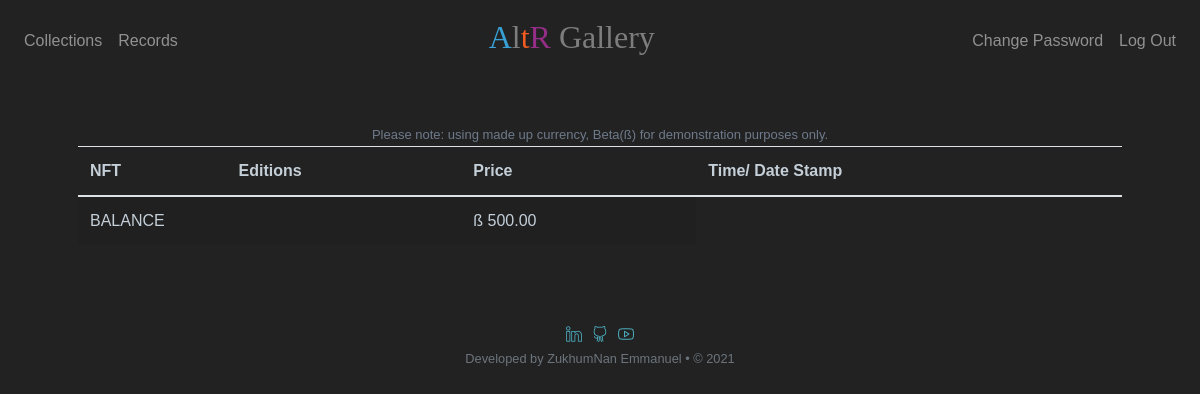
The app's page /records (signed in), older data.
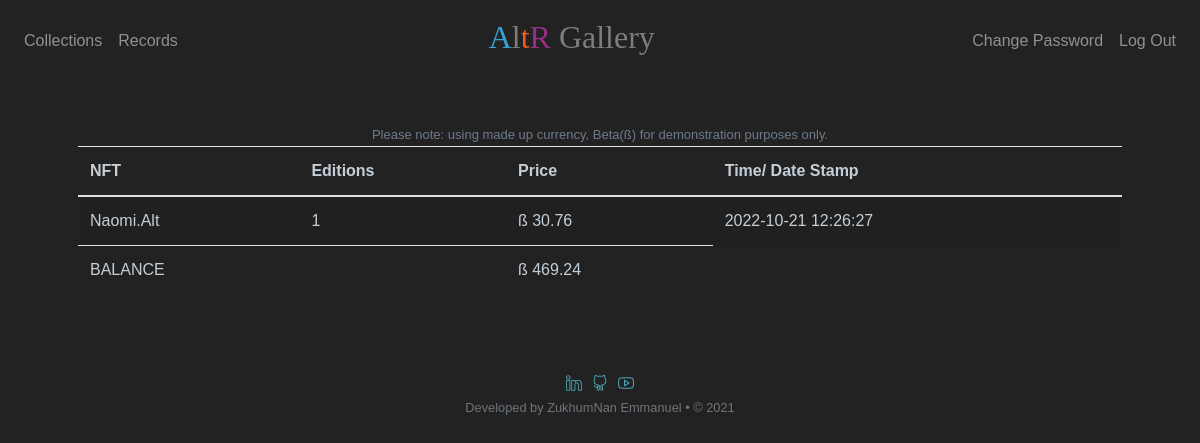
The same page, newer data.
### tables this page shows
CREATE TABLE 'purchases' (
    'id' INTEGER PRIMARY KEY AUTOINCREMENT NOT NULL,
    'user_id' INTEGER NOT NULL,
    "NFT" TEXT NOT NULL,
    'price' NUMERIC NOT NULL,
    "edition" INTEGER NOT NULL,
    'transaction' TIMESTAMP DEFAULT CURRENT_TIMESTAMP NOT NULL,
    FOREIGN KEY(user_id) REFERENCES users(id)
);

### app.py (the view)
@app.route("/records")
@login_required
def records():
    rows = db.execute("""SELECT *
                            FROM purchases
                            WHERE user_id = :user_id;""",
                            user_id=session["user_id"])
    portfolio = []
    total_cash = 0
    for row in rows:
        portfolio.append({
            "NFT": row["NFT"],
            "edition": row["edition"],
            "price": usd(row["price"]),
            "transacted": row["transaction"]
        })
    rows = db.execute("SELECT cash FROM users WHERE id=:user_id", user_id=session["user_id"])
    total_cash += rows[0]["cash"]
    return render_template("records.html", purchases=portfolio, cash=usd(rows[0]["cash"]), total=usd(total_cash))

### app.py (called while the page is built)
@app.after_request
def after_request(response):
    response.headers["Cache-Control"] = "no-cache, no-store, must-revalidate"
    response.headers["Expires"] = 0
    response.headers["Pragma"] = "no-cache"
    return response

### helpers.py (called while the page is built)
def login_required(f):
    @wraps(f)
    def decorated_function(*args, **kwargs):
        if session.get("user_id") is None:
            return redirect("/login")
        return f(*args, **kwargs)
    return decorated_function

def usd(value):
    return f"ß {value:,.2f}"

### templates/records.html (shortened to what this page needs)
{% extends "layout.html" %}
{% block main %}
    <table class="table table-striped f_main" style="width:100%">
        <thead style="color: rgb(196, 207, 216);">
            <tr>
              <th>NFT</th>
              <th>Editions</th>
              <th>Price</th>
              <th>Time/ Date Stamp</th>
            </tr>
        </thead>
        <tbody style="color: rgb(196, 207, 216);">
            {% for portfolio in purchases %}
            <tr>
                <td>{{ portfolio.NFT }}</td>
                <td>{{ portfolio.edition }}</td>
                <td>{{ portfolio.price }}</td>
                <td>{{ portfolio.transacted }}</td>
            </tr>
            {% endfor %}
            <tr>
                <td colspan="2">BALANCE</td>
                <td>{{ cash }}</td>
            </tr>
        </tbody>
        <span class="" style="color: rgb(143, 160, 184); font-size: small; font-family: 'Lucida Grande', sans-serif; opacity: 70%;">Please note: using made up currency, Beta(ß) for demonstration purposes only.</span>
    </table>
{% endblock %}

### templates/layout.html (shortened to what this page needs)
<!DOCTYPE html>
<html lang="en">
    <head>
        <link rel="stylesheet" href="https://cdn.jsdelivr.net/npm/bootstrap@4.5.3/dist/css/bootstrap.min.css">
        <link href="/static/styles.css" rel="stylesheet">
        <link href="http://fonts.cdnfonts.com/css/anurati" rel="stylesheet">
        <link href="/static/simple-line-icons/css/simple-line-icons.css" rel="stylesheet" type="text/css">
    </head>
    <body>
        <nav class="navbar navbar-expand-md navbar-dark bg " style="background-color: #222;">
            <div class="collapse navbar-collapse" id="navbar">
                {% if session.user_id %}
                    <ul class="navbar-nav mr-auto mt-2">
                        <li class="nav-item"><a class="nav-link" href="/collections">Collections</a></li>
                        <li class="nav-item"><a class="nav-link" href="/records">Records</a></li>
                    </ul>
            </div>>
            <div class="pss"><a style= 'font-family: Anurati;' class="navbar-brand" href="/"><span class="blue">A</span><span class="red">l</span><span class="yellow">t</span><span class="green">R</span> <span class="red">Gallery</span></a></div>
            <div class="collapse navbar-collapse" id="navbar">
                    <ul class="navbar-nav ml-auto mt-2">
                        <li class="nav-item"><a class="nav-link" href="/settings">Change Password</a></li>
                        <li class="nav-item"><a class="nav-link" href="/logout">Log Out</a></li>
                    </ul>
                {% endif %}
            </div>
        </nav>
        <main class="container p-5">
            {% block main %}{% endblock %}
        </main>
        <footer class="text-center text-muted space" style="font-family: 'helvetica', sans-serif;">
            <div class="row d-flex justify-content-center flex-nowrap">
                <ul class="list-inline row">
                    <li><a href="https://www.linkedin.com/in/zukhumnan-emmanuel-a1629b85/" target="_blank" class="social-icons"><i class="icon-social-linkedin"></i></a></li>
                    <li><a href="https://github.com/zukemon" target="_blank" class="social-icons"><i class="icon-social-github"></i></a></li>
                    <li><a href="https://www.youtube.com/channel/UC_Ek7-acBpjqBPV4Pr9Yv0A" target="_blank" class="social-icons"><i class="icon-social-youtube"></i></a></li>
                </ul>
            </div>
            <div class="small text-center text-muted space">
                Developed by ZukhumNan Emmanuel • © 2021
            </div>
        </footer>
    </body>
</html>

### static/styles.css (style rules this page uses)
nav .navbar-brand { font-size: xx-large; }
nav .navbar-brand .blue { color: #38a0d4; }
nav .navbar-brand .red { color: #7d7d7d; }
nav .navbar-brand .yellow { color: #f35c20; }
nav .navbar-brand .green { color: #942e86; }
.navbar-nav.mr-auto.mt-2 li a { -webkit-highlight-color: aqua; }
main { overflow-x: auto; text-align: center; }
.f_main { overflow-x: auto; text-align: left; }
body { font-family: 'Anurati', sans-serif !important; background-color: #222; }
:root { color-scheme: light dark; --background-color: #fff; --secondary-background-color: #f7f7f7; --color-blue: #049EF4; --text-color: #444; --secondary-text-color: #9e9e9e; --font-size: 16px; --line-height: 26px; --border-style: 1px solid #E8E8E8; --header-height: 48px; --panel-width: 300px; --panel-padding: 16px; --icon-size: 20px; }
.space { margin-bottom : 20px; }
.list-inline { padding-left: 0; margin-left: -5px; list-style: none; }
[class^="icon"] { width: 50px; height: 50px; position: relative; top: 15px; margin-right: 10px; fill: #fff; color:rgb(76, 172, 189); }

Row changes from the older to the newer data that the page shows:
added purchases: NFT "Naomi.Alt", edition "1", price "ß 30.76", transacted "2022-10-21 12:26:27"
Text that changed along with them:
{{ cash }}: "ß 500.00" → "ß 469.24"
